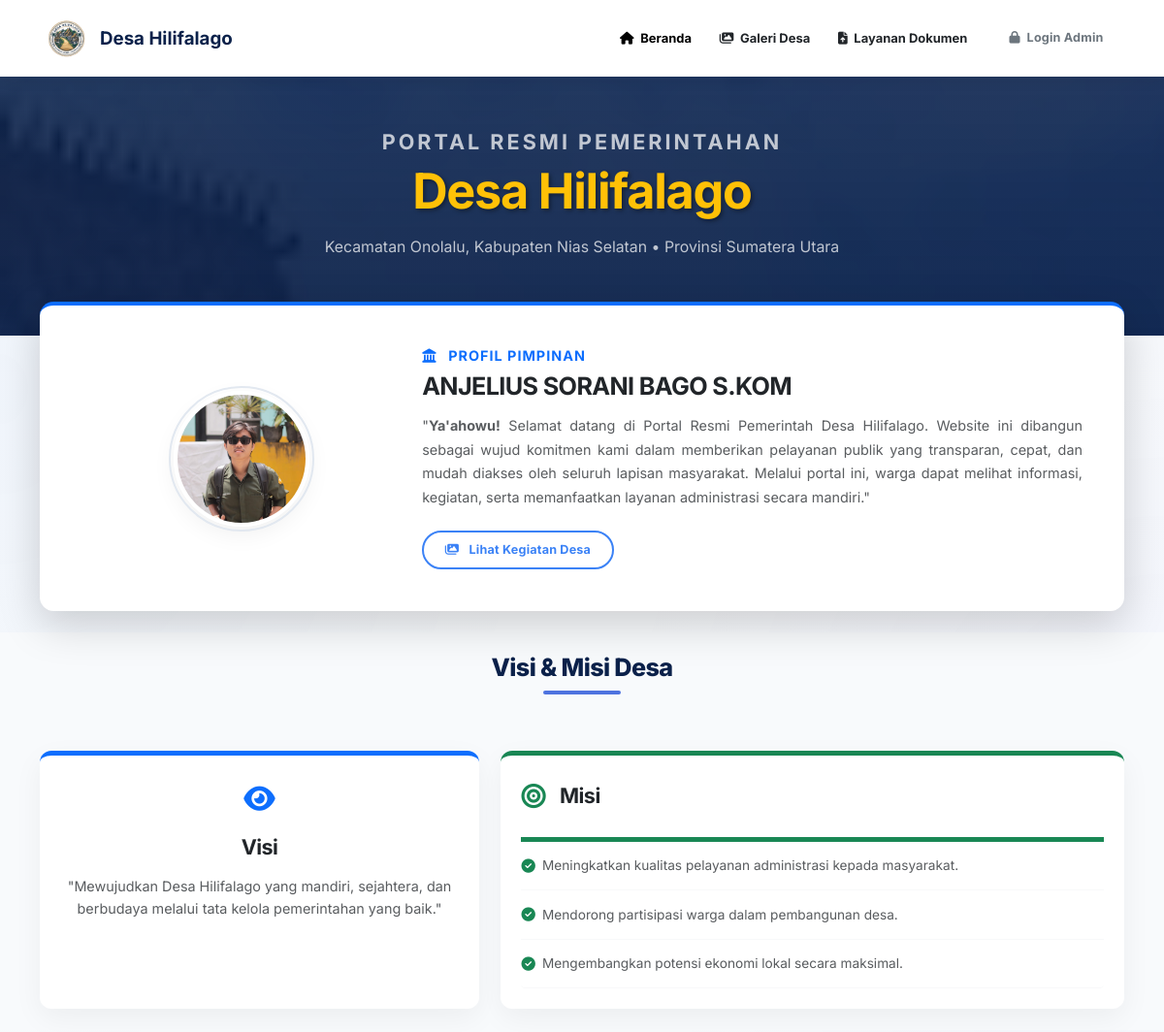
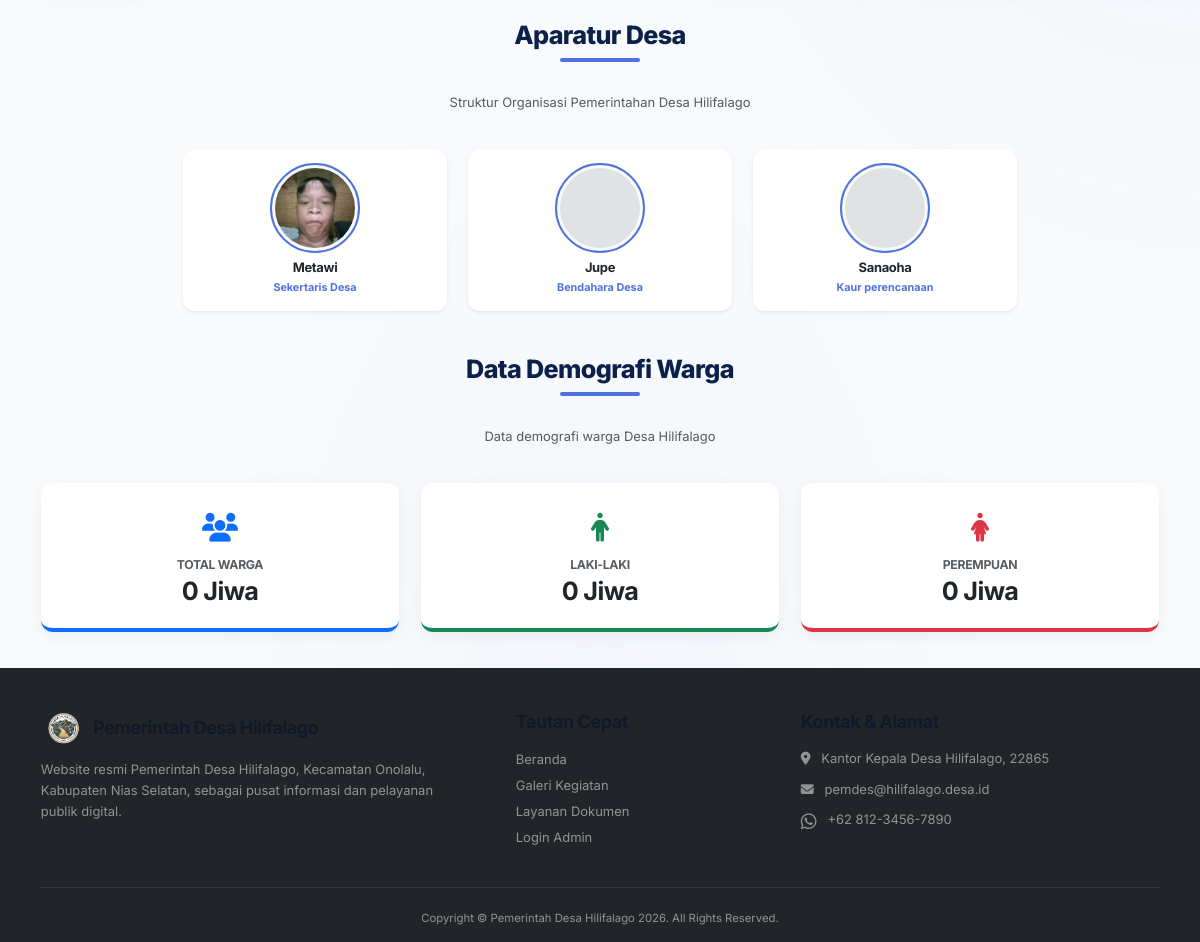
/portal.php, run on the app's committed database (2 pictures, top to bottom).
### tables this page shows
CREATE TABLE `aparatur_desa` (
  `id_aparatur` int(11) NOT NULL,
  `nama` varchar(100) DEFAULT NULL,
  `jabatan` varchar(100) DEFAULT NULL,
  `foto` varchar(255) DEFAULT NULL,
  `urutan` int(11) DEFAULT NULL
);

### portal.php (the view, shortened to what this page needs)
<?php
require_once 'koneksi.php';
$total_penduduk = $pdo->query("SELECT COUNT(*) FROM penduduk WHERE status_penduduk != 'Meninggal' AND status_penduduk != 'Pindah'")->fetchColumn();
$total_l = $pdo->query("SELECT COUNT(*) FROM penduduk WHERE jenis_kelamin = 'Laki-laki' AND status_penduduk != 'Meninggal' AND status_penduduk != 'Pindah'")->fetchColumn();
$total_p = $pdo->query("SELECT COUNT(*) FROM penduduk WHERE jenis_kelamin = 'Perempuan' AND status_penduduk != 'Meninggal' AND status_penduduk != 'Pindah'")->fetchColumn();
$profil_file = 'profil.json';
$profil_data = [
    'nama_kades' => 'ANJELIUS SORANI BAGO S.KOM',
    'visi' => 'Mewujudkan Desa Hilifalago yang mandiri, sejahtera, dan berbudaya.',
    'misi' => "Meningkatkan kualitas pelayanan administrasi kepada masyarakat."
];
if (file_exists($profil_file)) {
    $profil_data = json_decode(file_get_contents($profil_file), true);
}
$aparatur_data = $pdo->query("SELECT * FROM aparatur_desa ORDER BY urutan ASC")->fetchAll();
?>
<!DOCTYPE html>
<html lang="id">
<head>
    <link href="https://cdn.jsdelivr.net/npm/bootstrap@5.3.0/dist/css/bootstrap.min.css" rel="stylesheet">
    <link rel="stylesheet" href="https://cdnjs.cloudflare.com/ajax/libs/font-awesome/6.4.0/css/all.min.css">
    <link rel="stylesheet" href="style.css?v=<?= time() ?>">
</head>
<body class="d-flex flex-column min-vh-100" style="background-color: #f4f7f9; padding-top: 76px;">
    <nav class="navbar navbar-expand-lg navbar-light navbar-public fixed-top py-3">
        <div class="container">
            <a class="navbar-brand fw-bold d-flex align-items-center gap-2" href="portal.php" style="color: #0b214a; font-size: 1.3rem;">
                <img src="logo.png?t=<?= time() ?>" alt="Logo" width="55" height="55" onerror="this.style.display='none'">
                Desa Hilifalago
            </a>
            <div class="collapse navbar-collapse" id="navbarNav">
                <ul class="navbar-nav ms-auto align-items-center gap-3 mt-3 mt-lg-0">
                    <li class="nav-item"><a class="nav-link active fw-bold" href="portal.php"><i class="fa-solid fa-house me-1"></i> Beranda</a></li>
                    <li class="nav-item"><a class="nav-link fw-bold text-dark" href="galeri_publik.php"><i class="fa-solid fa-images me-1"></i> Galeri Desa</a></li>
                    <li class="nav-item"><a class="nav-link fw-bold text-dark" href="upload_dokumen.php"><i class="fa-solid fa-file-arrow-up me-1"></i> Layanan Dokumen</a></li>
                    <li class="nav-item"><a class="btn btn-outline-secondary px-4 fw-bold" href="login.php"><i class="fa-solid fa-lock me-1"></i> Login Admin</a></li>
                </ul>
            </div>
        </div>
    </nav>
<main class="flex-grow-1">
    <div class="hero-section">
        <div class="container animate-fade-up">
            <h1 class="h4 fw-bold mb-2 text-light opacity-75 text-uppercase" style="letter-spacing: 3px;">Portal Resmi Pemerintahan</h1>
            <h2 class="display-4 fw-bold mb-3 text-warning" style="text-shadow: 2px 2px 4px rgba(0,0,0,0.4);">Desa Hilifalago</h2>
            <p class="mb-0 text-light opacity-75 mx-auto hero-address" style="font-size: 1.1rem; max-width: 700px;">Kecamatan Onolalu, Kabupaten Nias Selatan &bull; Provinsi Sumatera Utara</p>
        </div>
    </div>
    <div class="container position-relative" style="margin-top: -35px; z-index: 10; margin-bottom: 1.5rem;">
        <div class="bg-white p-4 p-md-5 rounded-4 shadow-lg animate-fade-up delay-1 border-top border-primary border-4">
            <div class="row align-items-center g-4">
                <div class="col-lg-4 text-center">
                    <div class="position-relative d-inline-block">
                        <img src="foto_kades.jpg?t=<?= time() ?>" alt="Kepala Desa" class="img-fluid rounded-circle" style="width: 140px; height: 140px; object-fit: cover; box-shadow: 0 8px 25px rgba(0,0,0,0.06); border: 4px solid #ffffff; outline: 2px solid #e2e8f0; outline-offset: 3px;">
                    </div>
                </div>
                <div class="col-lg-8">
                    <h6 class="text-primary fw-bold text-uppercase" style="letter-spacing: 1px;"><i class="fa-solid fa-landmark me-2"></i> Profil Pimpinan</h6>
                    <h3 class="fw-bold text-dark mb-3"><?= htmlspecialchars($profil_data['nama_kades'] ?? 'ANJELIUS SORANI BAGO S.KOM') ?></h3>
                    <p class="text-muted" style="line-height: 1.7; font-size: 1rem; text-align: justify;">
                        "<b>Ya'ahowu!</b> Selamat datang di Portal Resmi Pemerintah Desa Hilifalago. Website ini dibangun sebagai wujud komitmen kami dalam memberikan pelayanan publik yang transparan, cepat, dan mudah diakses oleh seluruh lapisan masyarakat. Melalui portal ini, warga dapat melihat informasi, kegiatan, serta memanfaatkan layanan administrasi secara mandiri."
                    </p>
                    <a href="galeri_publik.php" class="btn btn-outline-primary px-4 rounded-pill fw-bold mt-2"><i class="fa-solid fa-images me-2"></i> Lihat Kegiatan Desa</a>
                </div>
            </div>
        </div>
    </div>
    <div class="py-4" style="background-color: #f8fafc;">
        <div class="container animate-fade-up delay-2">
            <div class="text-center">
                <h3 class="section-title">Visi & Misi Desa</h3>
            </div>
            <div class="row g-4 mt-2">
                <div class="col-md-5">
                    <div class="card visi-card border-top border-primary border-5 p-4 p-md-4 text-center">
                        <div class="fs-2 text-primary mb-3"><i class="fa-solid fa-eye"></i></div>
                        <h4 class="fw-bold text-dark mb-3">Visi</h4>
                        <p class="text-muted mb-0" style="line-height: 1.6; font-size: 1rem;">"<?= nl2br(htmlspecialchars($profil_data['visi'])) ?>"</p>
                    </div>
                </div>
                <div class="col-md-7">
                    <div class="card misi-card border-top border-success border-5 p-4 p-md-4">
                        <div class="d-flex align-items-center mb-4">
                            <div class="fs-3 text-success me-3"><i class="fa-solid fa-bullseye"></i></div>
                            <h4 class="fw-bold text-dark mb-0">Misi</h4>
                        </div>
                        <ul class="list-group list-group-flush">
                            <?php foreach (explode("\n", trim($profil_data['misi'])) as $misi): ?>
                                <?php if (trim($misi) !== ''): ?>
                                    <li class="list-group-item px-0 py-3 border-bottom border-light text-muted d-flex align-items-start" style="background: transparent;">
                                        <i class="fa-solid fa-circle-check text-success mt-1 me-2 fs-6"></i>
                                        <span style="line-height: 1.5; font-size: 0.95rem;"><?= htmlspecialchars(trim($misi)) ?></span>
                                    </li>
                                <?php endif; ?>
                            <?php endforeach; ?>
                        </ul>
                    </div>
                </div>
            </div>
        </div>
    </div>
    <div class="container py-4">
        <div class="text-center animate-fade-up delay-2">
            <h3 class="section-title">Aparatur Desa</h3>
            <p class="text-muted">Struktur Organisasi Pemerintahan Desa Hilifalago</p>
        </div>
        <div class="row justify-content-center g-4 mt-2 animate-fade-up delay-3">
            <?php if (count($aparatur_data) > 0): ?>
                <?php foreach ($aparatur_data as $person): ?>
                    <div class="col-6 col-md-4 col-lg-3 text-center">
                        <div class="card border-0 shadow-sm h-100 py-3 px-2 hover-scale" style="border-radius: 12px;">
                            <div class="mx-auto mb-2" style="width: 90px; height: 90px; border-radius: 50%; padding: 3px; border: 2px solid #4e73df; background: #f8fafc;">
                                <?php if (!empty($person['foto']) && file_exists('aparatur_img/' . $person['foto'])): ?>
                                    <img src="aparatur_img/<?= htmlspecialchars($person['foto']) ?>?t=<?= time() ?>" class="rounded-circle w-100 h-100" style="object-fit: cover;">
                                <?php else: ?>
                                    <img src="https://via.placeholder.com/110?text=Foto" class="rounded-circle w-100 h-100" style="object-fit: cover; opacity: 0.5;">
                                <?php endif; ?>
                            </div>
                            <h6 class="fw-bold mb-1 text-dark" style="font-size: 0.9rem;"><?= htmlspecialchars($person['nama']) ?></h6>
                            <p class="text-muted mb-0 fw-bold" style="font-size: 0.75rem; color: #4e73df !important;"><?= htmlspecialchars($person['jabatan']) ?></p>
                        </div>
                    </div>
                <?php endforeach; ?>
            <?php else: ?>
                <div class="col-12 text-center text-muted"><p>Struktur aparatur desa sedang dalam pembaruan data.</p></div>
            <?php endif; ?>
        </div>
    </div>
    <div class="container py-4 mb-3">
        <div class="text-center animate-fade-up delay-3">
            <h3 class="section-title">Data Demografi Warga</h3>
            <p class="text-muted">Data demografi warga Desa Hilifalago</p>
        </div>
        <div class="row justify-content-center g-3 g-md-4 animate-fade-up delay-3 mt-1">
            <div class="col-6 col-md-4">
                <div class="stat-card border-bottom border-primary border-4">
                    <div class="fs-2 mb-2 text-primary"><i class="fa-solid fa-users"></i></div>
                    <h5 class="text-muted fw-bold text-uppercase mb-1" style="font-size: 0.85rem;">Total Warga</h5>
                    <h3 class="fw-bold text-dark mb-0"><?= number_format($total_penduduk) ?> Jiwa</h3>
                </div>
            </div>
            <div class="col-6 col-md-4">
                <div class="stat-card border-bottom border-success border-4">
                    <div class="fs-2 mb-2 text-success"><i class="fa-solid fa-person"></i></div>
                    <h5 class="text-muted fw-bold text-uppercase mb-1" style="font-size: 0.85rem;">Laki-Laki</h5>
                    <h3 class="fw-bold text-dark mb-0"><?= number_format($total_l) ?> Jiwa</h3>
                </div>
            </div>
            <div class="col-12 col-sm-6 col-md-4">
                <div class="stat-card border-bottom border-danger border-4">
                    <div class="fs-2 mb-2 text-danger"><i class="fa-solid fa-person-dress"></i></div>
                    <h5 class="text-muted fw-bold text-uppercase mb-1" style="font-size: 0.85rem;">Perempuan</h5>
                    <h3 class="fw-bold text-dark mb-0"><?= number_format($total_p) ?> Jiwa</h3>
                </div>
            </div>
        </div>
    </div>
</main>
    <footer class="bg-dark text-white pt-5 pb-3 mt-auto w-100">
        <div class="container">
            <div class="row g-4 mb-4 text-center text-lg-start">
                <div class="col-lg-5 text-center text-lg-start">
                    <h5 class="fw-bold mb-3 d-flex align-items-center justify-content-center justify-content-lg-start gap-2">
                        <img src="logo.png?t=<?= time() ?>" width="45" alt="Logo" onerror="this.style.display='none'"> Pemerintah Desa Hilifalago
                    </h5>
                    <p class="text-white-50 pe-lg-4" style="line-height: 1.6;">Website resmi Pemerintah Desa Hilifalago, Kecamatan Onolalu, Kabupaten Nias Selatan, sebagai pusat informasi dan pelayanan publik digital.</p>
                </div>
                <div class="col-lg-3 col-md-6 footer-link text-center text-lg-start">
                    <h5 class="fw-bold mb-3">Tautan Cepat</h5>
                    <ul class="list-unstyled text-white-50" style="line-height: 2;">
                        <li><a href="portal.php" class="text-white-50 text-decoration-none">Beranda</a></li>
                        <li><a href="galeri_publik.php" class="text-white-50 text-decoration-none">Galeri Kegiatan</a></li>
                        <li><a href="upload_dokumen.php" class="text-white-50 text-decoration-none">Layanan Dokumen</a></li>
                        <li><a href="login.php" class="text-white-50 text-decoration-none">Login Admin</a></li>
                    </ul>
                </div>
                <div class="col-lg-4 col-md-6 text-center text-lg-start">
                    <h5 class="fw-bold mb-3">Kontak & Alamat</h5>
                    <ul class="list-unstyled text-white-50" style="line-height: 1.8;">
                        <li class="mb-2"><i class="fa-solid fa-location-dot me-2"></i> Kantor Kepala Desa Hilifalago, 22865</li>
                        <li class="mb-2"><i class="fa-solid fa-envelope me-2"></i> pemdes@hilifalago.desa.id</li>
                        <li class="mb-2"><i class="fa-brands fa-whatsapp me-2 fs-5 align-middle"></i> +62 812-3456-7890</li>
                    </ul>
                </div>
            </div>
            <hr class="border-secondary">
            <div class="text-center text-white-50 pt-2 small">
                <p class="mb-0">Copyright &copy; Pemerintah Desa Hilifalago <?= date('Y') ?>. All Rights Reserved.</p>
            </div>
        </div>
    </footer>
</body>
</html>

### data on the page
aparatur_desa: foto (picture), nama "Metawi", jabatan "Sekertaris Desa"
aparatur_desa: nama "Jupe", jabatan "Bendahara Desa"
aparatur_desa: nama "Sanaoha", jabatan "Kaur perencanaan"

### other printed values
$profil_data['nama_kades'] "ANJELIUS SORANI BAGO S.KOM"
$profil_data['visi'] "Mewujudkan Desa Hilifalago yang mandiri, sejahtera, dan berbudaya melalui tata kelola pemerintahan yang baik."
$misi "Meningkatkan kualitas pelayanan administrasi kepada masyarakat."
$misi "Mendorong partisipasi warga dalam pembangunan desa."
$misi "Mengembangkan potensi ekonomi lokal secara maksimal."
$total_penduduk "0"
$total_l "0"
$total_p "0"
